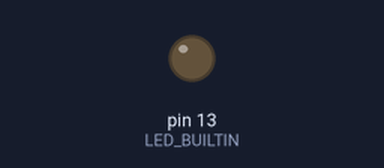
Simulated run of this sketch. Board: Arduino Uno, built with avr-gcc and run on an emulated ATmega328P. On the bench: output pins drawn as LEDs (lit = HIGH).

Above: at 1.1 s.
At 3.54 s:
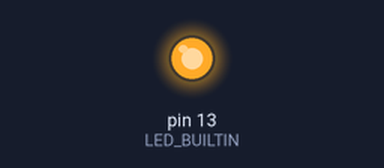
Timing chart, 0 to 3.8 s (numbered marks = the images above):
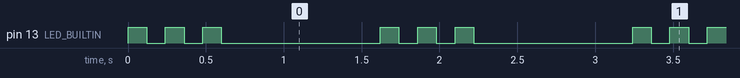

Measured:
- by itself, pin 13 (LED_BUILTIN): repeats every 1.6 s: 2 × (LOW 0.12 s, HIGH 0.12 s), LOW 1.0 s, HIGH 0.12 s
- by itself, everything shown: repeats every 1.6 s, in 6 steps

The sketch:

BlinkTest.ino
```cpp
void setup() { pinMode(LED_BUILTIN, OUTPUT); }
void loop() {
  for (int i = 0; i < 3; i++) { digitalWrite(LED_BUILTIN, HIGH); delay(120); digitalWrite(LED_BUILTIN, LOW); delay(120); }
  delay(900);
}
```
